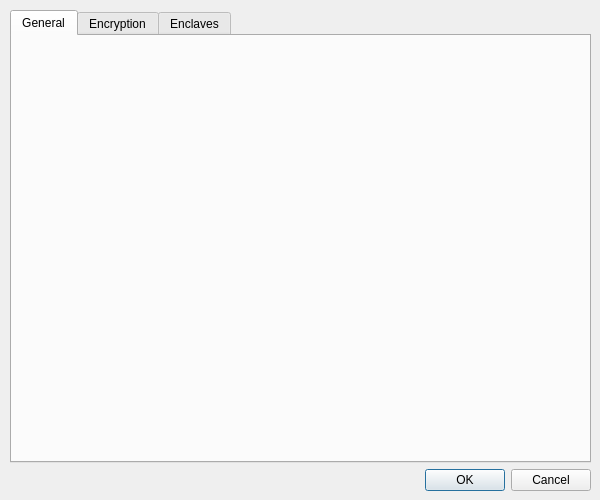
<?xml version="1.0" encoding="UTF-8"?>
<ui version="4.0">
 <class>SettingsDialog</class>
 <widget class="QDialog" name="SettingsDialog">
  <property name="geometry">
   <rect>
    <x>0</x>
    <y>0</y>
    <width>600</width>
    <height>500</height>
   </rect>
  </property>
  <property name="windowTitle">
   <string>Dialog</string>
  </property>
  <widget class="QWidget" name="gridLayoutWidget">
   <property name="geometry">
    <rect>
     <x>10</x>
     <y>10</y>
     <width>581</width>
     <height>481</height>
    </rect>
   </property>
   <layout class="QGridLayout" name="gridLayout">
    <item row="0" column="0">
     <widget class="QTabWidget" name="tabWidget">
      <property name="currentIndex">
       <number>0</number>
      </property>
      <property name="usesScrollButtons">
       <bool>false</bool>
      </property>
      <property name="documentMode">
       <bool>false</bool>
      </property>
      <property name="tabsClosable">
       <bool>false</bool>
      </property>
      <widget class="QWidget" name="General">
       <attribute name="title">
        <string>General</string>
       </attribute>
      </widget>
      <widget class="QWidget" name="Encryption">
       <attribute name="title">
        <string>Encryption</string>
       </attribute>
      </widget>
      <widget class="QWidget" name="Enclaves">
       <attribute name="title">
        <string>Enclaves</string>
       </attribute>
      </widget>
     </widget>
    </item>
    <item row="1" column="0">
     <widget class="QDialogButtonBox" name="buttonBox">
      <property name="standardButtons">
       <set>QDialogButtonBox::Cancel|QDialogButtonBox::Ok</set>
      </property>
     </widget>
    </item>
   </layout>
  </widget>
 </widget>
 <resources/>
 <connections/>
</ui>
